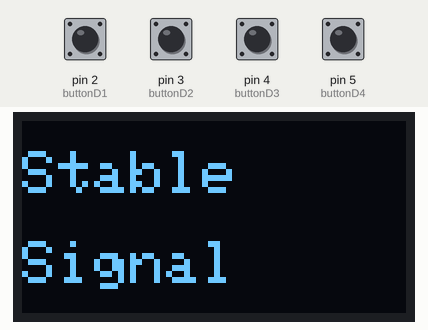
Simulated run of this sketch. Board: Arduino Uno, built with avr-gcc and run on an emulated ATmega328P. Parts: 128×64 one-colour display. The inputs (shaded band) are chosen by the test bench; at power-on: pin 2 (buttonD1), pin 3 (buttonD2), pin 4 (buttonD3), pin 5 (buttonD4) HIGH. The audio player accepts every command and is not drawn; what the sketch prints to the serial monitor is not drawn.

Above: at 1.7 s.
1.8 s: pin 2 (buttonD1) pulled LOW for 2.95 s
At 4.1 s:
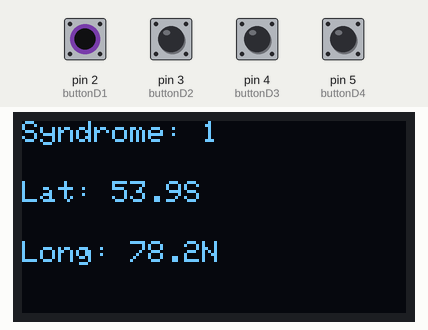
7.2 s: pin 3 (buttonD2) pulled LOW for 2.95 s
At 8.6 s:
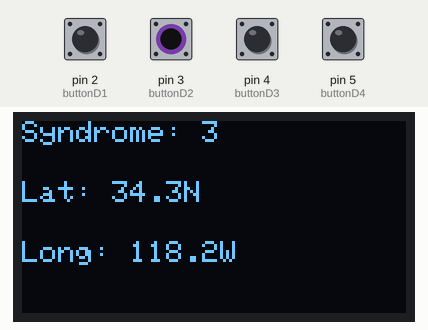
12.3 s: pin 5 (buttonD4) pulled LOW for 2.95 s
At 14.3 s:
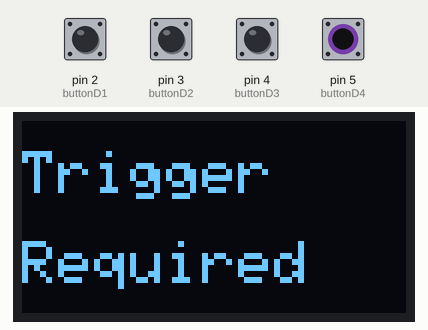
17.4 s: pin 4 (buttonD3) pulled LOW for 2.95 s
At 18.8 s:
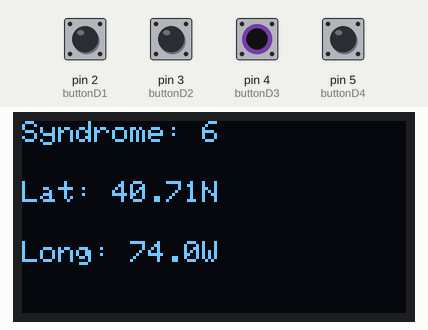
Timing chart, 0 to 20.4 s (numbered marks = the images above; inputs shaded):
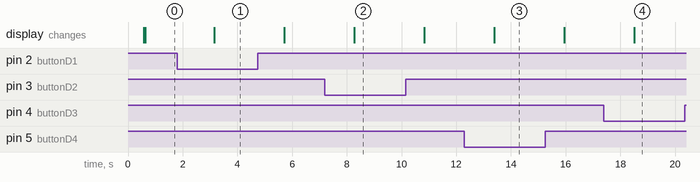

Measured:
- after the input at 1.8 s, the display: changes after 1.4 s (image 1)
- after the input at 7.2 s, the display: changes after 1.1 s (image 2)
- after the input at 12.3 s, the display: changes after 1.1 s (image 3)
- after the input at 17.4 s, the display: changes after 1.1 s (image 4)

The sketch:

fault_detection.ino
```cpp
#include <Wire.h>
#include <Adafruit_GFX.h>
#include <Adafruit_SSD1306.h>
#include <SoftwareSerial.h>
#include <DFRobotDFPlayerMini.h>

// Pin Definitions for Push Buttons
const int buttonD1 = 2;  // Push button D1
const int buttonD2 = 3;  // Push button D2
const int buttonD3 = 4;  // Push button D3
const int buttonD4 = 5;  // Push button D4

// DFPlayer Mini Connections
const int DF_RX = 10;    // RX pin to DFPlayer Mini TX
const int DF_TX = 11;    // TX pin to DFPlayer Mini RX

SoftwareSerial mySerial(DF_RX, DF_TX);
DFRobotDFPlayerMini myDFPlayer;

// OLED Configuration
#define SCREEN_WIDTH 128  // OLED display width
#define SCREEN_HEIGHT 64  // OLED display height
#define OLED_RESET    -1  // Reset pin not used
#define OLED_I2C_ADDRESS 0x3C  // I2C address for the OLED screen (common value is 0x3C)

Adafruit_SSD1306 display(SCREEN_WIDTH, SCREEN_HEIGHT, &Wire, OLED_RESET);

// Button States
int D1 = 0;
int D2 = 0;
int D3 = 0;
int D4 = 0;

void setup() {
  Serial.begin(9600);
  mySerial.begin(9600);

  // Initialize DFPlayer Mini
  if (!myDFPlayer.begin(mySerial)) {
    Serial.println(F("DFPlayer Mini not detected!"));
    while (true);  // Halt if DFPlayer Mini initialization fails
  }
  Serial.println(F("DFPlayer Mini Initialized."));
  myDFPlayer.volume(80); // Set volume to 40

  // Initialize OLED
  if (!display.begin(SSD1306_SWITCHCAPVCC, OLED_I2C_ADDRESS)) {
    Serial.println(F("SSD1306 allocation failed!"));
    while (true);  // Halt if OLED doesn't initialize
  }

  // Clear OLED
  display.clearDisplay();
  display.setTextSize(1);
  display.setTextColor(SSD1306_WHITE);
  display.setCursor(0, 0);
  display.println(F("OLED Initialized"));
  display.display();

  // Initialize Push Buttons with Pull-up Resistor
  pinMode(buttonD1, INPUT_PULLUP);
  pinMode(buttonD2, INPUT_PULLUP);
  pinMode(buttonD3, INPUT_PULLUP);
  pinMode(buttonD4, INPUT_PULLUP);

  Serial.println(F("Setup Complete"));
}

void loop() {
  // Read Push Button States
  D1 = digitalRead(buttonD1);
  D2 = digitalRead(buttonD2);
  D3 = digitalRead(buttonD3);
  D4 = digitalRead(buttonD4);

  // Perform XOR Operations to calculate syndrome
  int P1 = D1 ^ D2;
  int P2 = D2 ^ D3;
  int P3 = D1 ^ D2 ^ D4;

  // Calculate Syndrome
  int syndrome = (P3 << 2) | (P2 << 1) | P1;

  // Handle each syndrome
  switch (syndrome) {
    case 4: // 1111
      playAudio(1, "0001.mp3");  // Play "Stable Signal" audio
      displayStableSignal();
      break;

    case 3: // 0111
      playAudio(2, "0002.mp3");
      displayData(syndrome, "34.3N", "118.2W");  // Correct latitude and longitude
      break;

    case 5: // 1011
      playAudio(3, "0003.mp3");
      displayData(syndrome, "34.2N", "118.2W");
      break;

    case 6: // 1101
      playAudio(4, "0004.mp3");
      displayData(syndrome, "40.71N", "74.0W");
      break;

    case 0: // Special case for Button 4 (1110)
      if (D1 == 1 && D2 == 1 && D3 == 1 && D4 == 0) { // Confirm it's Button 4 pressed
        playAudio(5, "0005.mp3"); // Play audio file 0005.mp3
        displayTriggerRequired(); // Display "Trigger Required" message
      } else {
        displayData(syndrome, "53.9S", "78.2N"); // Default condition
      }
      break;

    default:
      displayData(syndrome, "53.9S", "78.2N");  // Default values
      break;
  }

  delay(2500);  // Delay 2.5 seconds before next update
}

// Function to play audio and display message in Serial Monitor
void playAudio(int track, const char *fileName) {
  myDFPlayer.play(track);
  Serial.print(F("Playing: "));
  Serial.println(fileName);
}

// Function to display "Stable Signal" message
void displayStableSignal() {
  display.clearDisplay();
  display.setTextSize(2);
  display.setCursor(0, 10);
  display.println(F("Stable"));
  display.setCursor(0, 40);
  display.println(F("Signal"));
  display.display();
  Serial.println(F("Displaying Stable Signal"));
}

// Function to display "Trigger Required" message
void displayTriggerRequired() {
  display.clearDisplay();

  // Adjust font size to fit text properly
  display.setTextSize(2); // Medium size for "Trigger"
  display.setCursor(0, 10);
  display.println(F("Trigger"));

  display.setTextSize(2); // Medium size for "Required"
  display.setCursor(0, 40);
  display.println(F("Required"));

  display.display();

  // Debugging log
  Serial.println(F("Trigger Required displayed on OLED"));
}

// Function to display syndrome and coordinates
void displayData(int syndrome, String latitude, String longitude) {
  display.clearDisplay();

  // Syndrome
  display.setTextSize(1);
  display.setCursor(0, 0);
  display.print(F("Syndrome: "));
  display.println(syndrome);

  // Latitude
  display.setCursor(0, 20);
  display.print(F("Lat: "));
  display.println(latitude);

  // Longitude
  display.setCursor(0, 40);
  display.print(F("Long: "));
  display.println(longitude);

  display.display();

  // Output to Serial Monitor
  Serial.print(F("Syndrome: "));
  Serial.println(syndrome);
  Serial.print(F("Latitude: "));
  Serial.println(latitude);
  Serial.print(F("Longitude: "));
  Serial.println(longitude);
}
```
